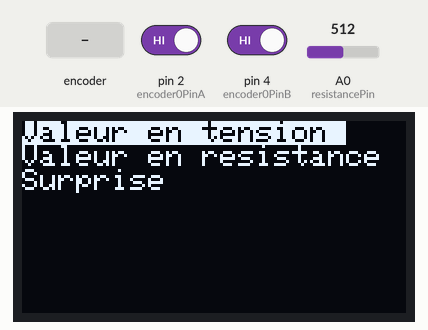
This sketch was run on a simulated Arduino Uno, built for the host (arithmetic inside an expression is 32-bit, double 64-bit). Parts: 128×64 one-colour display. The inputs (shaded band) are chosen by the test bench; at power-on: A0 (resistancePin) = 512, pin 2 (encoder0PinA) HIGH, pin 4 (encoder0PinB) HIGH. What the sketch prints to the serial monitor is not drawn.

Above: at 1.2 s.
1.3 s: rotary encoder on pin 2 (encoder0PinA) / pin 4 (encoder0PinB) turned 2 steps (second pin leading)
At 3.8 s:
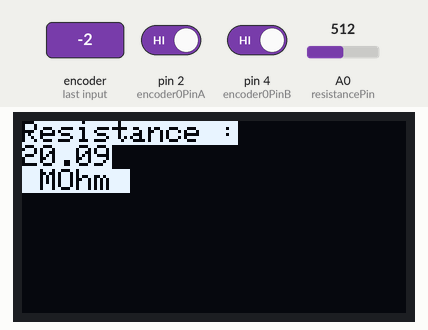
4.1 s: A0 (resistancePin) set to 716
At 6.8 s:
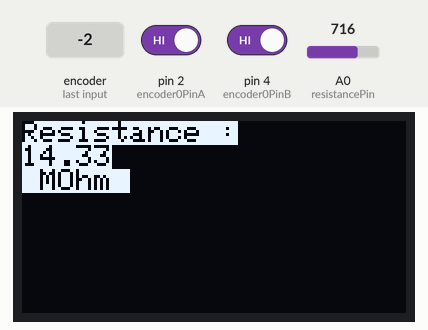
7.1 s: A0 (resistancePin) set to 0
At 9.5 s:
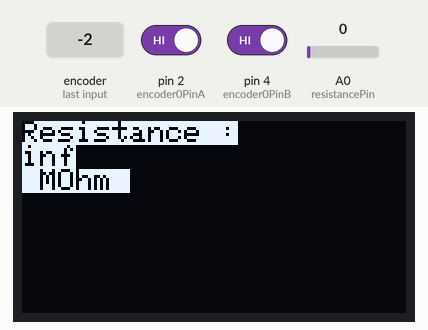
10.1 s: A0 (resistancePin) set to 122
At 12.2 s:
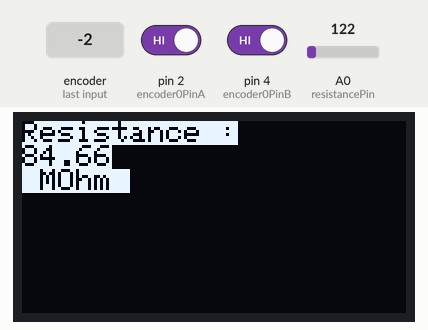
Timing chart, 0 to 13.7 s (numbered marks = the images above; inputs shaded):
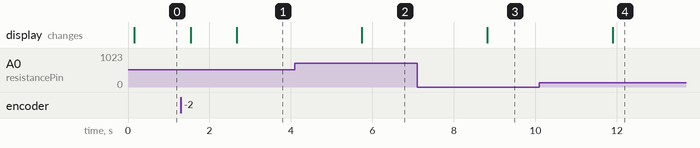

Measured:
- after the input at 1.3 s, the display: first changes after 0.24 s (image 1 shows a later state)
- after the input at 4.1 s, the display: changes after 1.6 s (image 2)
- after the input at 7.1 s, the display: changes after 1.7 s (image 3)
- after the input at 10.1 s, the display: changes after 1.8 s (image 4)

The sketch:

Resistance_Capteur.ino
```cpp
/*Programme complet du projet Capteur permettant de piloter le SHIELD */
/*On envoie la valeur de résistance via bluetooth*/

            /////// Définitions //////////

/*Définitions du bluetooth*/

#include <SoftwareSerial.h>
#define rxPin 10 //Broche 11 en tant que RX
#define txPin 11 //Broche 10 en tant que TX
#define baudrate 9600
#define baudrate_Serial 9600
SoftwareSerial mySerial(rxPin ,txPin); //Définition du software serial

/*Définitions de l'encodeur rotatoire*/

#define encoder0PinA  2  //CLK Output A Do not use other pin for clock as we are using interrupt
#define encoder0PinB  4  //DT Output B

/*Définitions de l'écran OLED*/

#include <Adafruit_SSD1306.h>

#define nombreDePixelsEnLargeur 128         // Taille de l'écran OLED, en pixel, au niveau de sa largeur
#define nombreDePixelsEnHauteur 64          // Taille de l'écran OLED, en pixel, au niveau de sa hauteur
#define brocheResetOLED         -1          // Reset de l'OLED partagé avec l'Arduino (d'où la valeur à -1, et non un numéro de pin)
#define adresseI2CecranOLED     0x3C        // Adresse de "mon" écran OLED sur le bus i2c (généralement égal à 0x3C ou 0x3D)
Adafruit_SSD1306 ecranOLED(nombreDePixelsEnLargeur, nombreDePixelsEnHauteur, &Wire, brocheResetOLED);


          /////// Déclarations des variables //////////

/*Définition des variables pour le calcul de la résistance à partir de la tensions rélevée*/

int resistancePin = 0;//on branche sortie du capteur au pin analog 0 de l'arduino

float R5 = 10000; //R5=10kOhm
float R1 = 100000; //R1=100kOhm
float R2 = 1000; //R2=1kOhm
float R3 = 100000; //R3=100kOhm
float VCC = 5;// VCC=5 V

float VADC; //Variable permettant de récuperer la valeur de tension aux bornes du capteur
float Vsent; //Variable envoyé au Bluetooth

/*Variables qui vont servir de position pour l'encodeur rotatoire et pour son deboucing*/

volatile unsigned int encoder0Pos = 0; //Variable donnant la position de l'encodeur rotatoire
long Last_Millis; //Variables permettant de coder le deboucing de l'encodeur
long Prev_Millis;

/*Variable pour le bouton poussoir*/
int bouton = 4; // création de la variable "bouton" connectée à la broche 4 de la carte.
int menu=0; //Variable permettant de naviguer dans les différents menus
bool bouton_Present=HIGH;
bool bouton_Last=HIGH;


      /////// Fonction SETUP //////////

/*
* setup() – this function runs once when you turn your Arduino on
* We initialize the serial connection with the computer
*/

void setup() {
  Serial.begin(baudrate_Serial);  //Start the serial connection with the copmuter
                       //to view the result open the serial monitor
                       //last button beneath the file bar (looks like a box with an antenae)

  pinMode(rxPin,INPUT); //Setup bluetooth
  pinMode(txPin,OUTPUT);

  mySerial.begin(baudrate);

/*Setup de l'écrant OLED*/
  ecranOLED.begin(SSD1306_SWITCHCAPVCC, adresseI2CecranOLED);
  ecranOLED.clearDisplay();                    // Effaçage de l'intégralité du buffer
  ecranOLED.setTextSize(2);                   // Taille des caractères
  ecranOLED.setCursor(0, 0);                 // Déplacement du curseur en position (0,0), c'est à dire dans l'angle supérieur gauche

  /*Setup Encodeur rotatoire*/
  pinMode(encoder0PinA, INPUT);
  digitalWrite(encoder0PinA, HIGH);       // turn on pullup resistor

  pinMode(encoder0PinB, INPUT);
  digitalWrite(encoder0PinB, HIGH);       // turn on pullup resistor

  attachInterrupt(0, doEncoder, RISING); // encoder pin on interrupt 0 - pin2

  Serial.begin (baudrate);
  Serial.println("start");                // a personal quirk

  /*Setup bouton poussoir*/

 Serial.begin (9600);
 pinMode (bouton, INPUT_PULLUP); // on annonce que la variable bouton connectée sur la PIN 2 est une entrée avec la résistance de PULLUP activée.

}


          /////// Fonctions //////////

/*Fonction permettant de récupérer la valeur de tension et de faire sa conversion*/

float getVoltage(int pin){
  return (analogRead(pin) * 0.004882814); //converting from a 0 to 1023 digital range ; to 0 to 5 volts (each 1 reading equals ~ 5 millivolts
}

/*Fonction effectuant le calcul de la résistance à partir de la tension*/

float Calcul_Resistance(float Tension){
  float RES=((1+R3/R2)*R1*(VCC/VADC)-R1-R5)/1000000;
  return RES;
}

/*Fonction debouncing de l'encodeur*/

void doEncoder() {
  Last_Millis=millis();
  if(abs(Last_Millis - Prev_Millis)>=150){
    if (digitalRead(encoder0PinB)==HIGH) {
    encoder0Pos++;
    }
    else{
    encoder0Pos--;
    }
  Prev_Millis=millis();
  }
}

/*Fonction permettant de selectionner un menu*/

int Select(){
  bouton_Present = digitalRead(bouton);
  if (bouton_Present==LOW && bouton_Last==HIGH){
    menu++;
    delay(100);
  }
  bouton_Last=bouton_Present;
  return menu;
}

/*Fonctions affichant le menu principal et déroulant*/

void Affichage1(){
  ecranOLED.clearDisplay();
  ecranOLED.setCursor(0, 0);
  ecranOLED.setTextColor(SSD1306_BLACK, SSD1306_WHITE); // Affichage du texte en "noir" avec fond blanc
  ecranOLED.print("Valeur en tension \n");
  ecranOLED.setTextColor(SSD1306_WHITE);
  ecranOLED.print("Valeur en resistance \n");
  ecranOLED.setTextColor(SSD1306_WHITE);
  ecranOLED.print("Surprise\n");
  ecranOLED.display();
}

void Affichage2(){
  ecranOLED.clearDisplay();
  ecranOLED.setCursor(0, 0);
  ecranOLED.setTextColor(SSD1306_WHITE);
  ecranOLED.print("Valeur en tension \n");
  ecranOLED.setTextColor(SSD1306_BLACK, SSD1306_WHITE);// Affichage du texte en "noir" avec fond blanc
  ecranOLED.print("Valeur en resistance \n");
  ecranOLED.setTextColor(SSD1306_WHITE);
  ecranOLED.print("Surprise\n");
  ecranOLED.display();
}

void Affichage3(){
  ecranOLED.clearDisplay();
  ecranOLED.setCursor(0, 0);
  ecranOLED.setTextColor(SSD1306_WHITE);
  ecranOLED.print("Valeur en tension \n");
  ecranOLED.setTextColor(SSD1306_WHITE);
  ecranOLED.print("Valeur en resistance \n");
  ecranOLED.setTextColor(SSD1306_BLACK, SSD1306_WHITE);// Affichage du texte en "noir" avec fond blanc
  ecranOLED.print("Surprise\n");
  ecranOLED.display();
}

/*Fonction afficant les sous-menus*/

void Menu1(float VADC){
  ecranOLED.clearDisplay();
  ecranOLED.setCursor(0, 0);
  ecranOLED.setTextColor(SSD1306_BLACK, SSD1306_WHITE); // Affichage du texte en "noir" avec fond blanc
  ecranOLED.print("Tension :\n");
  ecranOLED.println(VADC);
  ecranOLED.print(" V ");
  ecranOLED.display();
}

void Menu2(float RES){
  ecranOLED.clearDisplay();
  ecranOLED.setCursor(0, 0);
  ecranOLED.setTextColor(SSD1306_BLACK, SSD1306_WHITE); // Affichage du texte en "noir" avec fond blanc
  ecranOLED.print("Resistance :\n");
  ecranOLED.println(RES);
  ecranOLED.print(" MOhm ");
  ecranOLED.display();
}

void Menu3(){
  ecranOLED.clearDisplay();
  ecranOLED.setCursor(0, 0);
  ecranOLED.setTextColor(SSD1306_WHITE, SSD1306_BLACK); // Affichage du texte en "noir" avec fond blanc
  ecranOLED.print("   Le Grand Potentiel \n");
  ecranOLED.print("     vous souhaite \n");
  ecranOLED.print("       UNE BONNE \n");
  ecranOLED.print("         ANNEE");
  ecranOLED.display();
}


      /////// LOOP //////////


void loop() {
  ecranOLED.clearDisplay();
  ecranOLED.setTextSize(1); //fixe la taille de l'écriture sur l'écran

  if (encoder0Pos>2) { //Permet de revenir au premier affichage lorsqu'on dépasse le dernier
  encoder0Pos=0;
  }

  if (encoder0Pos==0) {
    Vsent= analogRead(resistancePin)/4 ;
    mySerial.write(Vsent);
    delay(100);  //waiting

    Affichage1();

    while((Select() %2 == 1)){
      VADC = getVoltage(resistancePin);
      Vsent= analogRead(resistancePin)/4 ;
      mySerial.write(Vsent);
      delay(100);  //waiting
      Menu1(VADC);
    }
  }

  else if (encoder0Pos==1){
    Vsent= analogRead(resistancePin)/4 ;
    mySerial.write(Vsent);
    delay(100);  //waiting

    Affichage2();
    while(Select() % 2 ==1){
      VADC = getVoltage(resistancePin);
      Vsent= analogRead(resistancePin)/4 ;
      mySerial.write(Vsent);
      delay(1000);  //waiting
      Menu2(Calcul_Resistance(VADC));
    }
  }

  else if(encoder0Pos==2){
    VADC = getVoltage(resistancePin);
    Vsent= analogRead(resistancePin)/4 ;
    mySerial.write(Vsent);
    delay(100);  //waiting

    Affichage3();
    while(Select() % 2 ==1){
      VADC = getVoltage(resistancePin);
      Vsent= analogRead(resistancePin)/4 ;
      mySerial.write(Vsent);
      delay(100);  //waiting
      Menu3();
    }
  }
}
```
